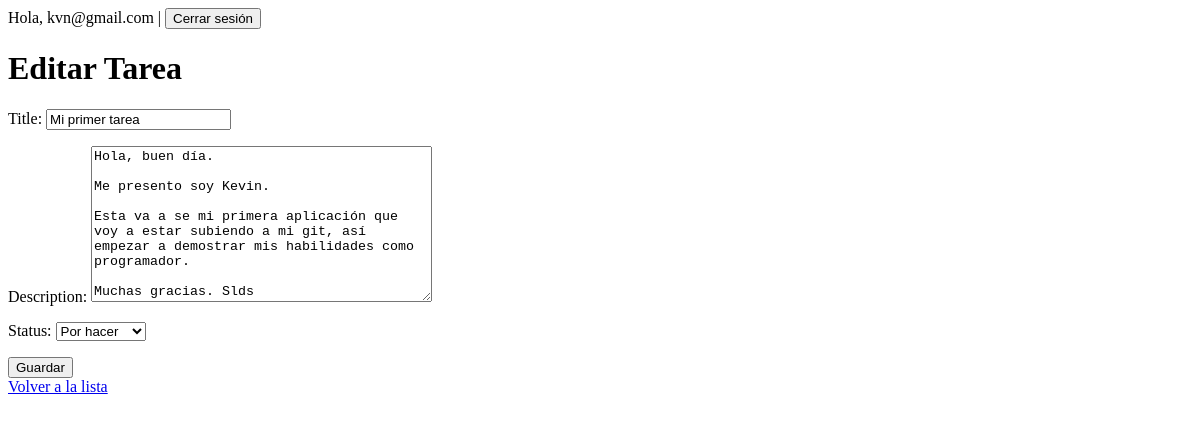
/tasks/v1/1/edit/ (signed in), run on the app's committed database.
### app_to_do/models.py (models this page shows)
class Task(models.Model):
    STATUS_CHOICES = [
        ('todo', 'Por hacer'),
        ('in_progress', 'En proceso'),
        ('done', 'Terminado'),
    ]
    user = models.ForeignKey(User, on_delete=models.CASCADE, null=True, blank=True)
    title = models.CharField(max_length=255)
    description = models.TextField(blank=True)
    status = models.CharField(max_length=20, choices=STATUS_CHOICES, default='todo')
    created_at = models.DateTimeField(auto_now_add=True)

### app_to_do/views.py (the view)
# urls.py: path('<int:pk>/edit/', views.task_update, name='task-update'),
@login_required
def task_update(request, pk):
    task = get_object_or_404(Task, pk=pk, user=request.user)
    if request.method == 'POST':
        form = TaskForm(request.POST, instance=task)
        if form.is_valid():
            try:
                form.save()
                messages.success(request, 'Tarea actualizada correctamente.')
                return redirect('task-list')
            except Exception as e:
                messages.error(request, f'Error al actualizar la tarea: {str(e)}')
        else:
            messages.error(request, 'Por favor corrige los errores en el formulario.')
    else:
        form = TaskForm(instance=task)
    return render(request, 'app_to_do/task_form.html', {'form': form})

### app_to_do/forms.py
class TaskForm(forms.ModelForm):
    class Meta:
        model = Task
        fields = ['title', 'description', 'status']

### templates/app_to_do/task_form.html (shortened to what this page needs)
{% extends "base.html" %}
{% block content %}
<h1>
  {% if form.instance.pk %}
    Editar Tarea
  {% else %}
    Crear Tarea
  {% endif %}
</h1>
<form method="post">
  {{ form.as_p }}
  <button type="submit">Guardar</button>
</form>
<a href="{% url 'task-list' %}">Volver a la lista</a>
{% endblock %}

### templates/base.html (shortened to what this page needs)
<!DOCTYPE html>
<html lang="es">
<head>
</head>
<body>
  <nav>
    {% if user.is_authenticated %}
      Hola, {{ user.username }} |
      <form method="post" action="{% url 'logout' %}" style="display:inline;">
        <button type="submit">Cerrar sesión</button>
      </form>
    {% else %}
      <a href="{% url 'login' %}">Iniciar sesión</a>
      <a href="{% url 'signup' %}">Registrarse</a>
    {% endif %}
  </nav>
  <main>
    {% block content %}
    {% endblock %}
  </main>
</body>
</html>

### templates/base.html (style rules this page uses)
nav { margin-bottom: 20px; }

### data on the page
Task: title "Mi primer tarea", description "Hola, buen día. Me presento soy Kevin. Esta va a se mi primera aplicación que voy a estar subiendo a mi git, así empezar a demostrar mis habilidades como programador. Muchas gracias. Slds", status "Por hacer"

### other printed values
{{ user.username }} "kvn@gmail.com"
